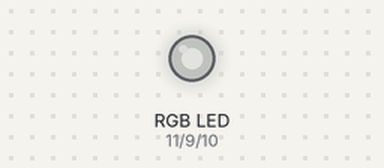
Bench run of a program on a simulated Arduino Uno, built with avr-gcc and run on an emulated ATmega328P. On the bench: an RGB LED mixed from three pins (HIGH = lit). Dim RGB values are drawn brighter than linear.

Above: at 0.1 s.
Timing chart, 0 to 1.6 s (numbered marks = the images above):
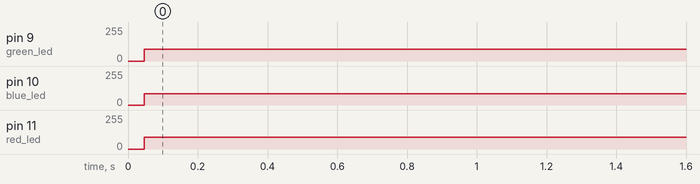

The program:

main.cpp
```cpp
#include <Arduino.h>

int red_led = 11;
int blue_led = 10;
int green_led = 9;

void setup() {
  pinMode(red_led, OUTPUT);
  pinMode(blue_led, OUTPUT);
  pinMode(green_led, OUTPUT);


}


void loop() {
  digitalWrite(red_led, HIGH);
  delay(1);
  digitalWrite(red_led, LOW);
  digitalWrite(blue_led, HIGH);
  delay(1);
  digitalWrite(blue_led, LOW);
  digitalWrite(green_led, HIGH);
  delay(1);
  digitalWrite(green_led, LOW);
}

// int red_light_pin= 11;
// int green_light_pin = 10;
// int blue_light_pin = 9;
// void setup() {
//   pinMode(red_light_pin, OUTPUT);
//   pinMode(green_light_pin, OUTPUT);
//   pinMode(blue_light_pin, OUTPUT);
// }
// void loop() {
//   RGB_color(255, 0, 0); // Red
//   delay(1000);
//   RGB_color(0, 255, 0); // Green
//   delay(1000);
//   RGB_color(0, 0, 255); // Blue
//   delay(1000);
//   RGB_color(255, 255, 125); // Raspberry
//   delay(1000);
//   RGB_color(0, 255, 255); // Cyan
//   delay(1000);
//   RGB_color(255, 0, 255); // Magenta
//   delay(1000);
//   RGB_color(255, 255, 0); // Yellow
//   delay(1000);
//   RGB_color(255, 255, 255); // White
//   delay(1000);
// }
// void RGB_color(int red_light_value, int green_light_value, int blue_light_value)
//  {
//   analogWrite(red_light_pin, 255-red_light_value);
//   analogWrite(green_light_pin, 255-green_light_value);
//   analogWrite(blue_light_pin, 255-blue_light_value);
// }
```

Measured:
- by itself, pin 9 (green_led): 0/255 → 88/255 at 0.05 s
- by itself, pin 10 (blue_led): 0/255 → 86/255 at 0.05 s
- by itself, pin 11 (red_led): 0/255 → 87/255 at 0.05 s
